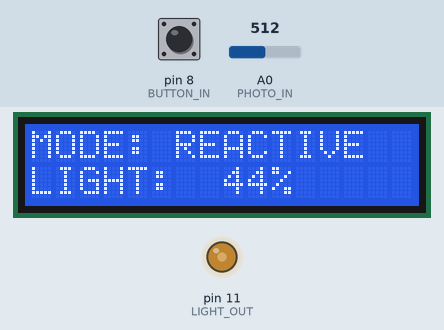
Bench run of a sketch on a simulated Arduino Uno, built with avr-gcc and run on an emulated ATmega328P. On the bench: 16×2 character LCD, output pins drawn as LEDs (lit = HIGH). The test bench sets the inputs (shaded band); at power-on: pin 8 (BUTTON_IN) HIGH, A0 (PHOTO_IN) = 512. What the sketch prints to the serial monitor is not drawn.

Above: at 1.2 s.
1.3 s: pin 8 (BUTTON_IN) pulled LOW for 0.15 s
At 2.0 s:
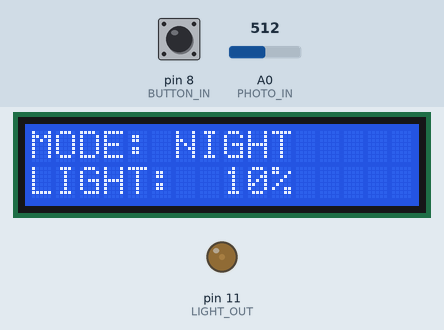
2.9 s: pin 8 (BUTTON_IN) pulled LOW for 1 s
At 4.3 s:
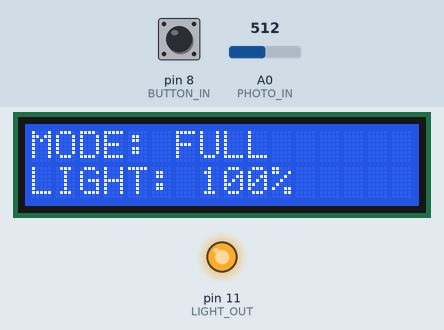
5.4 s: pin 8 (BUTTON_IN) pulled LOW for 0.15 s
At 6.5 s:
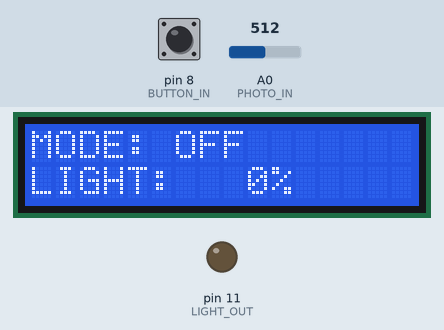
7.0 s: pin 8 (BUTTON_IN) pulled LOW for 3.2 s
At 7.7 s:
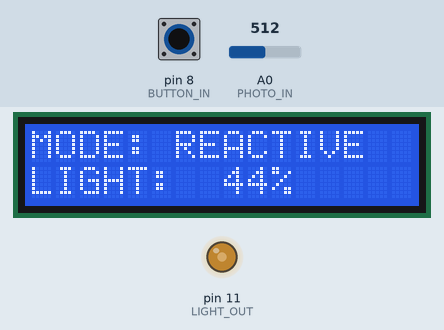
11.7 s: A0 (PHOTO_IN) set to 716
At 12.6 s:
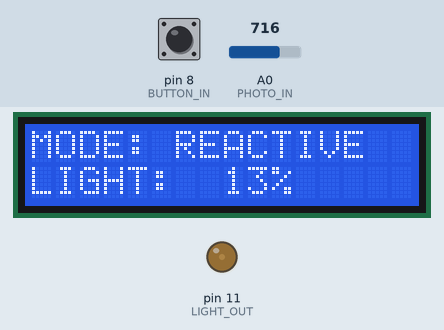
13.2 s: A0 (PHOTO_IN) set to 810
At 14.6 s:
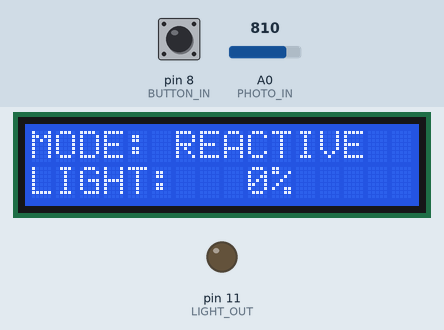
Timing chart, 0 to 15.7 s (numbered marks = the images above; inputs shaded):
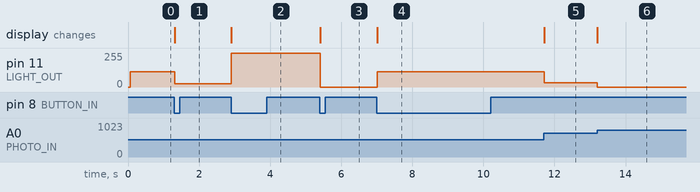

Measured:
- after the input at 1.3 s, pin 11 (LIGHT_OUT): 113/255 → 25/255 at once; the display: changes at once (image 1)
- after the input at 2.9 s, pin 11 (LIGHT_OUT): 25/255 → 255/255 at once; the display: changes at once (image 2)
- after the input at 5.4 s, pin 11 (LIGHT_OUT): 255/255 → 0/255 at once; the display: changes at once (image 3)
- after the input at 7.0 s, pin 11 (LIGHT_OUT): 0/255 → 113/255 at once; the display: changes at once (image 4)
- after the input at 11.7 s, pin 11 (LIGHT_OUT): 113/255 → 33/255 at once; the display: changes at once (image 5)
- after the input at 13.2 s, pin 11 (LIGHT_OUT): 33/255 → 0/255 at once; the display: changes at once (image 6)

The sketch:

light.ino
```cpp
#include <math.h>
#include <LiquidCrystal.h>

#define PHOTO_IN A0
#define LIGHT_OUT 11
#define BUTTON_IN 8
#define LCD_RS 6
#define LCD_ENABLE 7
#define LCD_DB4 2
#define LCD_DB5 3
#define LCD_DB6 4
#define LCD_DB7 5

#define LIGHT_MAX 800
#define LIGHT_MIN 150

#define TICK_TIME 20
#define DEBOUNCE_WAIT 200

enum LightState {
  OFF = 0,
  REACTIVE = 1,
  NIGHT_LIGHT = 2,
  BRIGHT = 3,
};

LightState state = REACTIVE;
int debouncing = 0;

LiquidCrystal lcd(LCD_RS, LCD_ENABLE, LCD_DB4, LCD_DB5, LCD_DB6, LCD_DB7);

void setup()
{
  pinMode(LIGHT_OUT, OUTPUT);
  pinMode(BUTTON_IN, INPUT_PULLUP);
  lcd.begin(16, 2);
  Serial.begin(9600);

  state = OFF;
  processButtonPress();
}

float invLerpF(int a, int b, int x)
{
  if (x < a) {
    return 0.0;
  }
  if (x > b) {
    return 1.0;
  }
  return ((float)x - (float)a) / ((float)b - (float)a);;
}

int lerpI(int a, int b, float p)
{
  if (p <= 0.0) {
    return a;
  }
  if (p >= 1.0) {
    return b;
  }
  float r = p * (1.0 - (float)a) + p * (float)b;
  return (int)round(r);
}

void processButtonPress()
{
  lcd.clear();
  Serial.print("Switching to ");
  switch (state) {
    case OFF:
      Serial.print("REACTIVE");
      lcd.print("MODE: REACTIVE");
      state = REACTIVE;
      break;
    case REACTIVE:
      Serial.print("NIGHT LIGHT");
      lcd.print("MODE: NIGHT");
      state = NIGHT_LIGHT;
      break;
    case NIGHT_LIGHT:
      Serial.print("BRIGHT");
      lcd.print("MODE: FULL");
      state = BRIGHT;
      break;
    case BRIGHT:
      Serial.print("OFF");
      lcd.print("MODE: OFF");
      state = OFF;
      break;
  }
  Serial.println(" mode");

  lcd.setCursor(0, 1);
  lcd.print("LIGHT: ");
}

int getLightBrightness()
{
  int light_value;
  float percent;
  int brightness;

  lcd.setCursor(7, 1);

  switch (state) {
    case OFF:
      lcd.print("  0%");
      return 0;
      break;
    case REACTIVE:
      light_value = analogRead(PHOTO_IN);
      percent = 1.0 - invLerpF(LIGHT_MIN, LIGHT_MAX, light_value);
      brightness = lerpI(0, 255, percent);

      Serial.print(light_value);
      Serial.print(" => ");
      Serial.println(brightness);

      if (percent < 1) {
        lcd.print(" ");
      }
      if (percent < 0.1) {
        lcd.print(" ");
      }
      lcd.print(round(percent * 100.0), 10);
      lcd.print("%  ");

      return brightness;
      break;
    case NIGHT_LIGHT:
      lcd.print(" 10%");
      return 25;
      break;
    case BRIGHT:
      lcd.print("100%");
      return 255;
      break;
  }
}

void loop()
{
  if (debouncing > 0) {
    debouncing -= TICK_TIME;
  }

  int button_value = digitalRead(BUTTON_IN);
  if (button_value == LOW) {
    if (debouncing <= 0) {
      processButtonPress();
    }
    debouncing = DEBOUNCE_WAIT;
  }

  analogWrite(LIGHT_OUT, getLightBrightness());

  delay(TICK_TIME);
}
```
